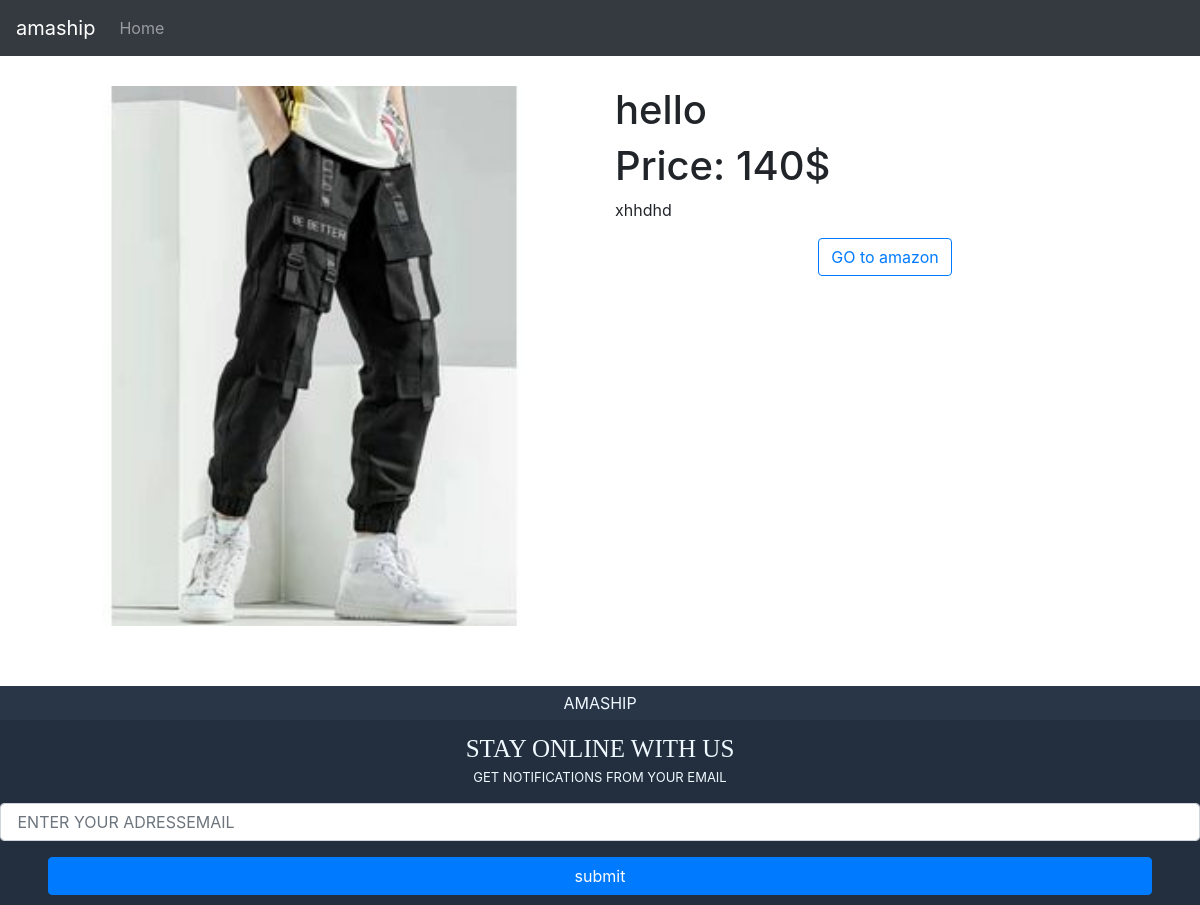
The page /1 on the database its author committed.
### products/models.py (models this page shows, shortened)
class Products(models.Model):
    name = models.CharField(max_length=300)
    content = models.TextField()
    rating = models.CharField(max_length=100)
    price = models.FloatField()
    url=models.CharField(max_length=300)
    image=models.ImageField(null=True, blank=True ,upload_to='photo/%y/%m/%d')
    image1=models.ImageField(null=True, blank=True ,upload_to='photo/%y/%m/%d')
    image2=models.ImageField(null=True, blank=True, upload_to='photo/%y/%m/%d')
    image3=models.ImageField(null=True, blank=True,upload_to='photo/%y/%m/%d')
    image4=models.ImageField(null=True, blank=True,upload_to='photo/%y/%m/%d')
    image5=models.ImageField(null=True, blank=True,upload_to='photo/%y/%m/%d')

### products/views.py (the view)
# urls.py: path('<int:id>',views.product_detial,name='products_details' ),
def product_detial(request , id):
    product_detail=Products.objects.get(id=id)
    if request.method == 'POST':
        email=request.POST.get('email')
        data=Email(email=email)
        data.save()
        return redirect('/done')
    return render(request, 'products_details.html',{'prod':product_detail, 'pro':Products.objects.all()})

### templates/products_details.html (shortened to what this page needs)
{% load static %}
<!doctype html>
<html  lang="en">
  <head>
    <link rel="stylesheet" href="https://cdn.jsdelivr.net/npm/bootstrap@4.0.0/dist/css/bootstrap.min.css">
    <link rel="stylesheet" href="{% static 'css/product.css'%}">
  </head>
  <body>
    <nav class="navbar navbar-expand-lg navbar-dark bg-dark">
      <a class="navbar-brand" href="{%url 'product:Home'%}">amaship</a>
      <div class="collapse navbar-collapse" id="navbarSupportedContent">
        <ul class="navbar-nav mr-auto">
          <li class="nav-item ">
            <a class="nav-link downline" href="{% url 'product:Home'%}">Home <span class="sr-only">(current)</span></a>
          </li>
        </ul>
      </div>
    </nav>
<div class="container ">
    <div class="row " style="margin-top: 30px;">
        <div class="col-md-6">
            <div id="carouselExampleControls" class="carousel slide" data-ride="carousel">
                <div class="carousel-inner">
                  {%if prod.image %}
                  <div class="carousel-item active">
                    <img class="d-block w-100" src="{{prod.image.url}}" alt="First slide">
                  </div>
                  {%endif%}
                </div>
                <a class="carousel-control-prev" href="#carouselExampleControls" role="button" data-slide="prev">
                  <span class="carousel-control-prev-icon" aria-hidden="true"></span>
                </a>
                <a class="carousel-control-next" href="#carouselExampleControls" role="button" data-slide="next">
                  <span class="carousel-control-next-icon" aria-hidden="true"></span>
                </a>
              </div>
        </div>
    <div class="col-md-6" >
         <div class="tilteofproducte">
                <h1 class="name">{{prod.name}}</h1>
                <h1 class="price"> Price: {{prod.price}}$</h1>
                <p  class="content">{{prod.content}}</p>
              </div>
                <div class="amazonbutton">
                <a href="{{prod.url}}" target="_blank" class="btn btn-outline-primary ">GO to amazon</a></div>
    </div></div></div>
    <footer>
      <div class="amaship">AMASHIP</div>
      <div class="last">
        <div class="lasttitle"><div> STAY ONLINE WITH US  </div>
          <p> GET NOTIFICATIONS FROM YOUR EMAIL  </p>
        </div>
        <form class="email" method="post">
          <div class="form-group">
            <input type="email" class="form-control mr-5" required name="email" placeholder=" ENTER YOUR ADRESSEMAIL  ">
          </div>
          <input type="submit" class="btn btn-primary ml-5 mr-5"  value="submit">
        </form>
       </div>
    </footer>
  </body>
</html>

### templates/products_details.html (style rules this page uses)
div ul li a { position: relative; }
div ul li a::before { position: absolute!important; content: ''; left: 0; background-color: blue; width: 0; height: 3px; bottom: 4px; transition: 0.6s; }
.amazonbutton { display: flex; justify-content:center ; }
.amaship { margin-top: 60px; background-color: #283647; padding: 5px 0; text-align: center; color: aliceblue; }
.email { display: flex; flex-direction: column; justify-content: center; }
.last { color: aliceblue; background: #232F3E; padding: 10px 0; }
.lasttitle div { text-align: center; font-size: 25px; font-family: italic; }
.lasttitle p { font-size: 13px; text-align: center; }

### rows shown on the page
Products: image (picture), name "hello", price "140", content "xhhdhd"
